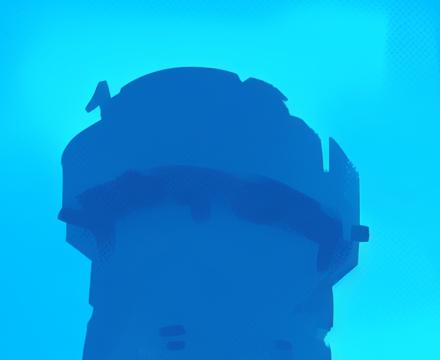
#> input picture TechArtAsset/Storyboard/Prologue/_work/_view_target_top.jpg, 440 x 360 px, given in place of L0_base_ext.png, which was not available
$ python composite_p1_B.py
#> lines starting #> are read from the running program, lines starting #| are printed output that depends on the picture; after the words box and inside, x2 and y2 are one past the last pixel; in counts of white or black regions, pixels touching at a corner belong together
# P1 variant B: keep the MJ round cap, add only the poster's pointed roof (smaller) on top.
import numpy as np
from PIL import Image, ImageFilter
EXT=200
base=Image.open('_work/L0_base_ext.png').convert('RGB'); W,H=base.size
#> further down, base is the input picture: PIL image 440x360 RGB; mean R, G, B 9.1, 163.5, 224.1
#> after `W, H = base.size`: W = 440; H = 360
b=np.array(base).astype(float)
p=np.array(Image.open('_work/poster_top_crop.png').convert('RGB')).astype(float)
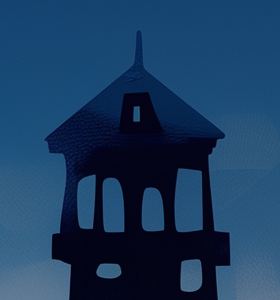
#> input picture TechArtAsset/Storyboard/Prologue/_work/poster_top_crop.png, 280 x 300 px, found by its file name
roof=p[20:150,40:236]                     # spire + roof only (down to the eaves)
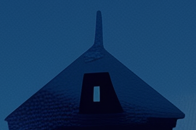
#> roof: shape (130, 196, 3) float64; mean R, G, B 17.8, 54.8, 95.1
lum=roof@[0.3,0.5,0.2]; sky=np.median(lum[:10]); sil=lum<sky-12
#> after `lum = roof @ [0.3, 0.5, 0.2]`:
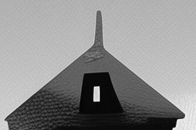
#> lum: shape (130, 196) float64; min 3.8, max 90.1, mean 51.8; drawn with min black and max white
#> after `sky = np.median(lum[:10])`: sky = 63.9
#> after `sil = lum < sky - 12`:
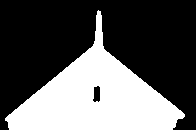
#> sil: shape (130, 196) bool; 35.8% white; 1 white region, box (x1, y1, x2, y2) and area: (5, 10, 185, 130) 9112
# cut away the dormer-window hole's sky (keep it as part of roof) – fill small holes
from PIL import ImageFilter
m=Image.fromarray((sil*255).astype(np.uint8)).filter(ImageFilter.MaxFilter(3)).filter(ImageFilter.MinFilter(3)).filter(ImageFilter.GaussianBlur(1.0))
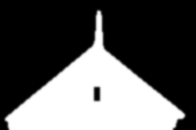
#> m: PIL image 196x130 L; min 0, max 255, mean 91.2
body=b[EXT+300:EXT+420,740:960].reshape(-1,3)
#> body = empty array
src=roof[sil]; rec=(roof-src.mean(0))/(src.std(0)+1e-3)*body.std(0)*0.9+body.mean(0)*0.9
#> after `rec = (roof - src.mean(0)) / (src.std(0) + 0.001) * body.std(0) * 0.9 `: rec: shape (130, 196, 3) float64; every value is NaN or infinite
# find cap top: first row where the cap (darker than sky) appears around x=850
col=b[:, 800:900].mean(1)@[0.3,0.5,0.2]; skyv=col[EXT+5]
#> after `skyv = col[EXT + 5]`: skyv = nan
#> (the run stopped early here; a loop or call above may not have finished)
